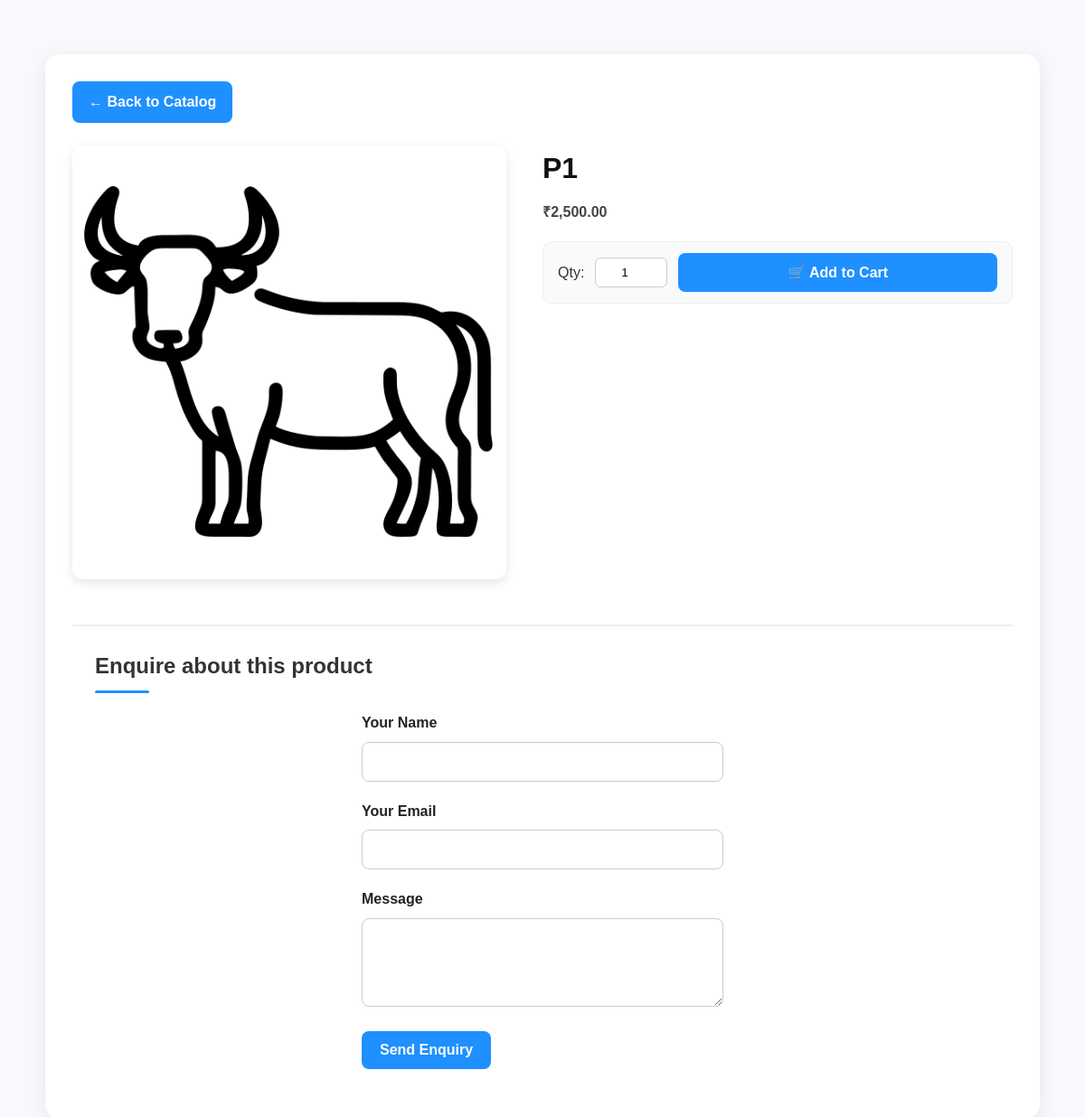
/catalog-item?slug=p1, run on the app's committed database.
### tables this page shows
CREATE TABLE `catalog_items` (
  `id` int NOT NULL AUTO_INCREMENT,
  `slug` varchar(160) NOT NULL,
  `title` varchar(160) NOT NULL,
  `price` decimal(10,2) DEFAULT '0.00',
  `short_desc` varchar(280) DEFAULT NULL,
  `image_path` varchar(255) DEFAULT NULL,
  `status` enum('draft','published','archived') DEFAULT 'draft',
  `updated_at` timestamp NULL DEFAULT CURRENT_TIMESTAMP ON UPDATE CURRENT_TIMESTAMP,
  `created_at` timestamp NULL DEFAULT CURRENT_TIMESTAMP,
  PRIMARY KEY (`id`),
  UNIQUE KEY `slug` (`slug`),
  KEY `idx_catalog_status` (`status`),
  KEY `idx_catalog_title` (`title`)
);

### catalog-item.php (the view, shortened to what this page needs)
<?php
require __DIR__ . '/app/db.php';
$slug = $_GET['slug'] ?? '';
$stmt = $pdo->prepare("SELECT * FROM catalog_items WHERE slug = ? LIMIT 1");
$stmt->execute([$slug]);
$product = $stmt->fetch(PDO::FETCH_ASSOC);
$name = htmlspecialchars($product['title']);
$price = number_format($product['price'], 2);
$imagePath = htmlspecialchars($product['image_path']);
?>
<!DOCTYPE html>
<html lang="en">
<head>
</head>
<body>
  <div class="container">
    <a href="catalog" class="back-btn">← Back to Catalog</a>
    <div class="product-detail">
      <img src="<?= !empty($product['image_path']) ? $imagePath : 'https://via.placeholder.com/400x400?text=No+Image' ?>"
           alt="<?= $name ?>" class="product-image" loading="lazy" />
      <div class="product-info">
        <h1><?= $name ?></h1>
        <p class="price">₹<?= $price ?></p>
        <form method="POST" action="" class="cart-form">
          <label for="qty">Qty:</label>
          <input type="number" name="qty" id="qty" value="1" min="1" required>
          <button type="submit">🛒 Add to Cart</button>
        </form>
      </div>
    </div>
    <div class="enquiry-form">
      <h2>Enquire about this product</h2>
      <form id="enquiryForm" action="app/submit-enquiry.php" method="POST" style="max-width:400px;margin:auto;">
        <div class="form-group">
          <label>Your Name</label>
          <input type="text" name="name" required>
        </div>
        <div class="form-group">
          <label>Your Email</label>
          <input type="email" name="email" required>
        </div>
        <div class="form-group">
          <label>Message</label>
          <textarea name="message" rows="4" required></textarea>
        </div>
        <button type="submit">Send Enquiry</button>
      </form>
    </div>
  </div>
</body>
</html>

### catalog-item.php (style rules this page uses)
* { box-sizing: border-box; margin: 0; padding: 0; }
body { font-family: "Poppins", Arial, sans-serif; background-color: #f7f9fc; color: #333; line-height: 1.6; padding: 20px; }
.container { max-width: 1100px; margin: 40px auto; background: #fff; border-radius: 16px; box-shadow: 0 4px 20px rgba(0,0,0,0.08); padding: 30px; }
.back-btn { display: inline-block; margin-bottom: 25px; background: #1e90ff; color: #fff; padding: 10px 18px; border-radius: 8px; text-decoration: none; font-weight: 600; transition: background 0.3s ease, transform 0.2s ease; }
.product-detail { display: flex; flex-wrap: wrap; gap: 40px; margin-bottom: 50px; }
.product-image { flex: 1 1 380px; max-width: 480px; border-radius: 12px; object-fit: cover; width: 100%; box-shadow: 0 4px 12px rgba(0,0,0,0.1); }
.product-info { flex: 1 1 300px; }
.product-info h1 { font-size: 2rem; color: #111; margin-bottom: 10px; }
.price { font-size: 1.4rem; font-weight: 700; color: #1e90ff; margin-bottom: 20px; }
.product-info p { font-size: 1rem; color: #444; margin-bottom: 20px; }
.cart-form { display: flex; align-items: center; gap: 12px; background: #f8fafc; padding: 12px 16px; border: 1px solid #eee; border-radius: 10px; }
.cart-form input[type="number"] { width: 80px; padding: 8px; border-radius: 6px; border: 1px solid #ccc; text-align: center; }
.cart-form button { flex: 1; background: #28a745; color: #fff; border: none; padding: 10px 14px; border-radius: 8px; font-weight: 600; cursor: pointer; transition: background 0.3s ease, transform 0.2s ease; }
.enquiry-form { padding: 25px; border-top: 2px solid #eee; }
.enquiry-form h2 { font-size: 1.5rem; margin-bottom: 20px; position: relative; }
.enquiry-form h2::after { content: ""; display: block; width: 60px; height: 3px; background: #1e90ff; margin-top: 8px; border-radius: 3px; }
.form-group { margin-bottom: 20px; }
.form-group label { display: block; font-weight: 600; margin-bottom: 8px; color: #222; }
.form-group input, .form-group textarea { width: 100%; padding: 12px 14px; border: 1px solid #ccc; border-radius: 8px; font-size: 1rem; }
button[type="submit"] { background-color: #1e90ff; color: #fff; border: none; padding: 12px 20px; border-radius: 8px; cursor: pointer; font-weight: 600; font-size: 1rem; }

### data on the page
catalog_items: image_path (picture), title "P1", price "2,500.00"
